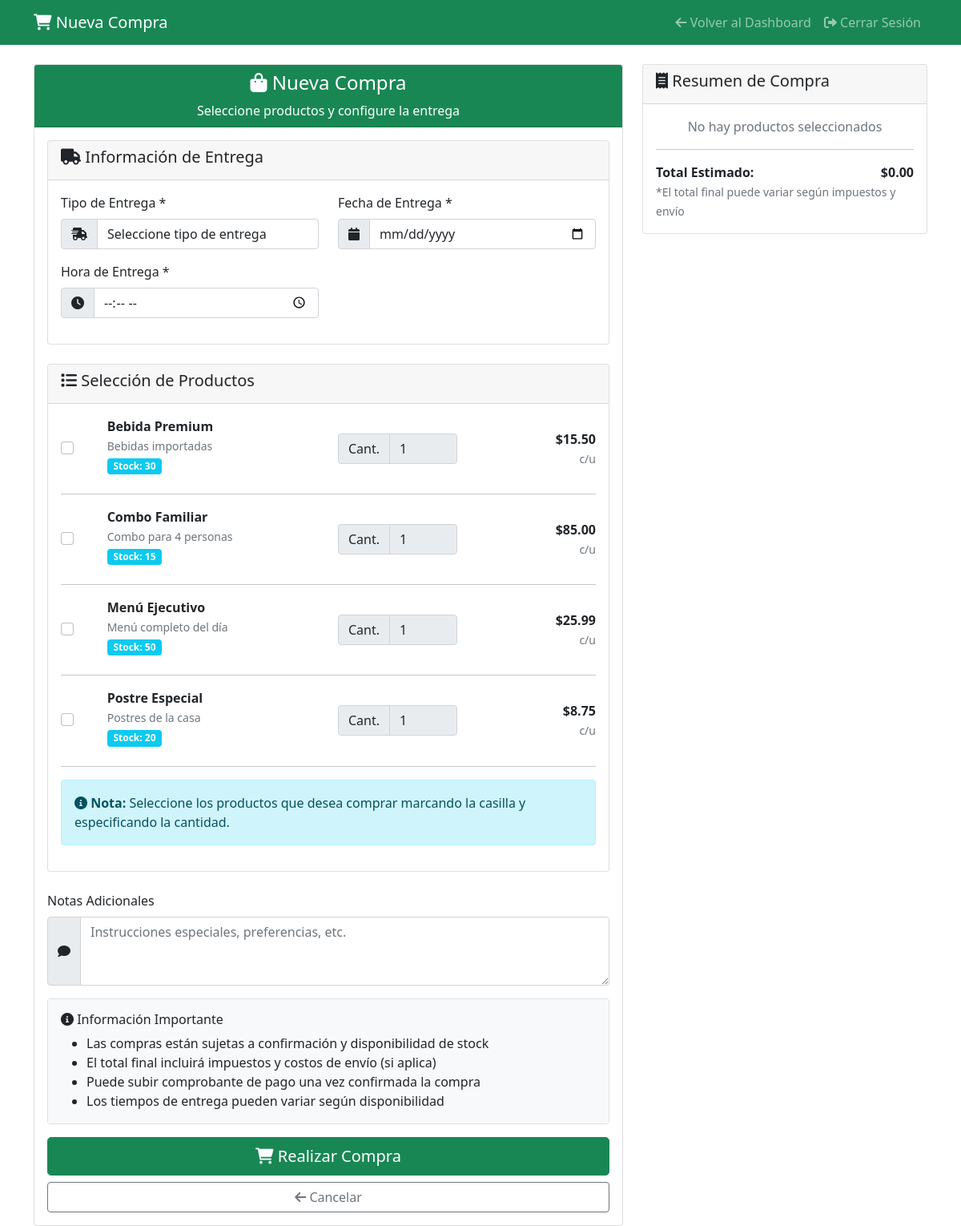
The app's page /public/index.php?page=form&type=compra (signed in) with its own data.
### tables this page shows
CREATE TABLE productos (
    id INT AUTO_INCREMENT PRIMARY KEY,
    nombre VARCHAR(100) NOT NULL,
    descripcion TEXT,
    precio DECIMAL(10,2) NOT NULL,
    stock INT DEFAULT 0,
    activo BOOLEAN DEFAULT TRUE,
    fecha_creacion TIMESTAMP DEFAULT CURRENT_TIMESTAMP
);

### controllers/CompraController.php (called while the page is built, shortened)
<?php
require_once __DIR__ . '/../models/Producto.php';
class CompraController {
    public function create() {
        $producto = new Producto();
        $productos = $producto->getAll();
        include __DIR__ . '/../views/forms/compra.php';
    }
}

### config/database.php (called while the page is built, shortened)
<?php
class Database {
    private $host = 'localhost';
    private $db_name = 'reservaciones';
    private $username = 'root';
    private $password = '';
    public function getConnection() {
        $this->conn = null;
        try {
            $this->conn = new PDO(
                "mysql:host=" . $this->host . ";dbname=" . $this->db_name . ";charset=utf8mb4",
                $this->username,
                $this->password,
                [
                    PDO::ATTR_ERRMODE => PDO::ERRMODE_EXCEPTION,
                    PDO::ATTR_DEFAULT_FETCH_MODE => PDO::FETCH_ASSOC,
                    PDO::ATTR_EMULATE_PREPARES => false
                ]
            );
        } catch(PDOException $exception) {
            echo "Error de conexión: " . $exception->getMessage();
        }
        return $this->conn;
    }
}
function getDB() {
    $database = new Database();
    return $database->getConnection();
}

### models/Producto.php (called while the page is built, shortened)
<?php
require_once __DIR__ . '/../config/database.php';
class Producto {
    private $conn;
    private $table = 'productos';
    public function __construct() {
        $this->conn = getDB();
    }
    public function getAll() {
        $query = "SELECT * FROM " . $this->table . " WHERE activo = 1 ORDER BY nombre";
        $stmt = $this->conn->prepare($query);
        $stmt->execute();
        return $stmt->fetchAll();
    }
}

### views/forms/compra.php (the view, shortened to what this page needs)
<!DOCTYPE html>
<html lang="es">
<head>
    <link href="https://cdn.jsdelivr.net/npm/bootstrap@5.1.3/dist/css/bootstrap.min.css" rel="stylesheet">
    <link href="https://cdnjs.cloudflare.com/ajax/libs/font-awesome/6.0.0/css/all.min.css" rel="stylesheet">
</head>
<body>
    <nav class="navbar navbar-expand-lg navbar-dark bg-success">
        <div class="container">
            <a class="navbar-brand" href="#"><i class="fas fa-shopping-cart"></i> Nueva Compra</a>
            <div class="navbar-nav ms-auto">
                <a class="nav-link" href="/public/index.php?page=dashboard&type=<?php echo $_SESSION['user_type']; ?>">
                    <i class="fas fa-arrow-left"></i> Volver al Dashboard
                </a>
                <a class="nav-link" href="/public/index.php?page=logout">
                    <i class="fas fa-sign-out-alt"></i> Cerrar Sesión
                </a>
            </div>
        </div>
    </nav>
    <div class="container mt-4">
        <div class="row">
            <div class="col-md-8">
                <div class="card">
                    <div class="card-header text-center bg-success text-white">
                        <h4><i class="fas fa-shopping-bag"></i> Nueva Compra</h4>
                        <p class="mb-0">Seleccione productos y configure la entrega</p>
                    </div>
                    <div class="card-body">
                        <form method="POST" id="compraForm">
                            <div class="card mb-4">
                                <div class="card-header">
                                    <h5><i class="fas fa-truck"></i> Información de Entrega</h5>
                                </div>
                                <div class="card-body">
                                    <div class="row">
                                        <div class="col-md-6">
                                            <div class="mb-3">
                                                <label for="tipo_entrega" class="form-label">Tipo de Entrega *</label>
                                                <div class="input-group">
                                                    <span class="input-group-text"><i class="fas fa-shipping-fast"></i></span>
                                                    <select class="form-control" id="tipo_entrega" name="tipo_entrega" required>
                                                        <option value="">Seleccione tipo de entrega</option>
                                                    </select>
                                                </div>
                                            </div>
                                        </div>
                                        <div class="col-md-6">
                                            <div class="mb-3">
                                                <label for="fecha_entrega" class="form-label">Fecha de Entrega *</label>
                                                <div class="input-group">
                                                    <span class="input-group-text"><i class="fas fa-calendar"></i></span>
                                                    <input type="date" class="form-control" id="fecha_entrega" name="fecha_entrega"
                                                           min="<?php echo date('Y-m-d'); ?>" required>
                                                </div>
                                            </div>
                                        </div>
                                    </div>
                                    <div class="row">
                                        <div class="col-md-6">
                                            <div class="mb-3">
                                                <label for="hora_entrega" class="form-label">Hora de Entrega *</label>
                                                <div class="input-group">
                                                    <span class="input-group-text"><i class="fas fa-clock"></i></span>
                                                    <input type="time" class="form-control" id="hora_entrega" name="hora_entrega" required>
                                                </div>
                                            </div>
                                        </div>
                                        <div class="col-md-6">
                                        </div>
                                    </div>
                                </div>
                            </div>
                            <div class="card mb-4">
                                <div class="card-header">
                                    <h5><i class="fas fa-list"></i> Selección de Productos</h5>
                                </div>
                                <div class="card-body">
                                    <div id="productos-container">
                                        <?php foreach ($productos as $index => $producto): ?>
                                            <div class="row align-items-center mb-3 producto-row">
                                                <div class="col-md-1">
                                                    <div class="form-check">
                                                        <input class="form-check-input producto-check" type="checkbox"
                                                               name="productos[]" value="<?php echo $producto['id']; ?>"
                                                               id="producto_<?php echo $producto['id']; ?>">
                                                    </div>
                                                </div>
                                                <div class="col-md-5">
                                                    <label for="producto_<?php echo $producto['id']; ?>" class="form-label">
                                                        <strong><?php echo $producto['nombre']; ?></strong><br>
                                                        <small class="text-muted"><?php echo $producto['descripcion']; ?></small><br>
                                                        <span class="badge bg-info">Stock: <?php echo $producto['stock']; ?></span>
                                                    </label>
                                                </div>
                                                <div class="col-md-3">
                                                    <div class="input-group">
                                                        <span class="input-group-text">Cant.</span>
                                                        <input type="number" class="form-control cantidad-input"
                                                               name="cantidades[]" min="1" max="<?php echo $producto['stock']; ?>"
                                                               value="1" disabled>
                                                    </div>
                                                </div>
                                                <div class="col-md-3">
                                                    <div class="text-end">
                                                        <strong>$<?php echo number_format($producto['precio'], 2); ?></strong><br>
                                                        <small class="text-muted">c/u</small>
                                                    </div>
                                                </div>
                                            </div>
                                            <hr>
                                        <?php endforeach; ?>
                                    </div>
                                    <div class="alert alert-info">
                                        <i class="fas fa-info-circle"></i>
                                        <strong>Nota:</strong> Seleccione los productos que desea comprar marcando la casilla y especificando la cantidad.
                                    </div>
                                </div>
                            </div>
                            <div class="mb-3">
                                <label for="notas" class="form-label">Notas Adicionales</label>
                                <div class="input-group">
                                    <span class="input-group-text"><i class="fas fa-comment"></i></span>
                                    <textarea class="form-control" id="notas" name="notas" rows="3"
                                              placeholder="Instrucciones especiales, preferencias, etc."></textarea>
                                </div>
                            </div>
                            <div class="card mb-3">
                                <div class="card-body bg-light">
                                    <h6 class="card-title"><i class="fas fa-info-circle"></i> Información Importante</h6>
                                    <ul class="mb-0">
                                        <li>Las compras están sujetas a confirmación y disponibilidad de stock</li>
                                        <li>El total final incluirá impuestos y costos de envío (si aplica)</li>
                                        <li>Puede subir comprobante de pago una vez confirmada la compra</li>
                                        <li>Los tiempos de entrega pueden variar según disponibilidad</li>
                                    </ul>
                                </div>
                            </div>
                            <div class="d-grid gap-2">
                                <button type="submit" class="btn btn-success btn-lg">
                                    <i class="fas fa-shopping-cart"></i> Realizar Compra
                                </button>
                                <a href="/public/index.php?page=dashboard&type=<?php echo $_SESSION['user_type']; ?>"
                                   class="btn btn-outline-secondary">
                                    <i class="fas fa-arrow-left"></i> Cancelar
                                </a>
                            </div>
                        </form>
                    </div>
                </div>
            </div>
            <div class="col-md-4">
                <div class="card sticky-top">
                    <div class="card-header">
                        <h5><i class="fas fa-receipt"></i> Resumen de Compra</h5>
                    </div>
                    <div class="card-body">
                        <div id="resumen-productos">
                            <p class="text-muted text-center">No hay productos seleccionados</p>
                        </div>
                        <hr>
                        <div class="d-flex justify-content-between">
                            <strong>Total Estimado:</strong>
                            <strong id="total-estimado">$0.00</strong>
                        </div>
                        <small class="text-muted">*El total final puede variar según impuestos y envío</small>
                    </div>
                </div>
            </div>
        </div>
    </div>
</body>
</html>

### public/index.php (shortened to what this page needs)
<?php
require_once __DIR__ . '/../config/database.php';
$page = $_GET['page'] ?? 'login';
$type = $_GET['type'] ?? null;
require_once __DIR__ . '/../controllers/CompraController.php';
try {
    switch ($page) {
        case 'form':
            switch ($type) {
                case 'compra':
                    $controller = new CompraController();
                    $controller->create();
                    break;
            }
            break;
    }
} catch (Exception $e) {
    $_SESSION['error'] = 'Error del sistema: ' . $e->getMessage();
    if (isset($_SESSION['user_id'])) {
        header('Location: /public/index.php?page=dashboard&type=' . $_SESSION['user_type']);
    } else {
        header('Location: /public/index.php?page=login');
    }
    exit;
}
?>

### records on screen
productos: nombre "Bebida Premium", descripcion "Bebidas importadas", stock "30", precio "15.50"
productos: nombre "Combo Familiar", descripcion "Combo para 4 personas", stock "15", precio "85.00"
productos: nombre "Menú Ejecutivo", descripcion "Menú completo del día", stock "50", precio "25.99"
productos: nombre "Postre Especial", descripcion "Postres de la casa", stock "20", precio "8.75"
